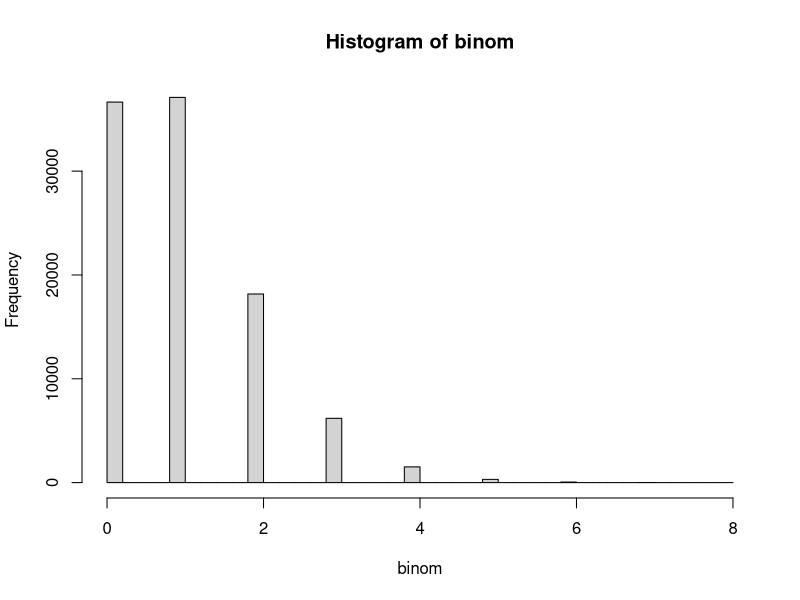
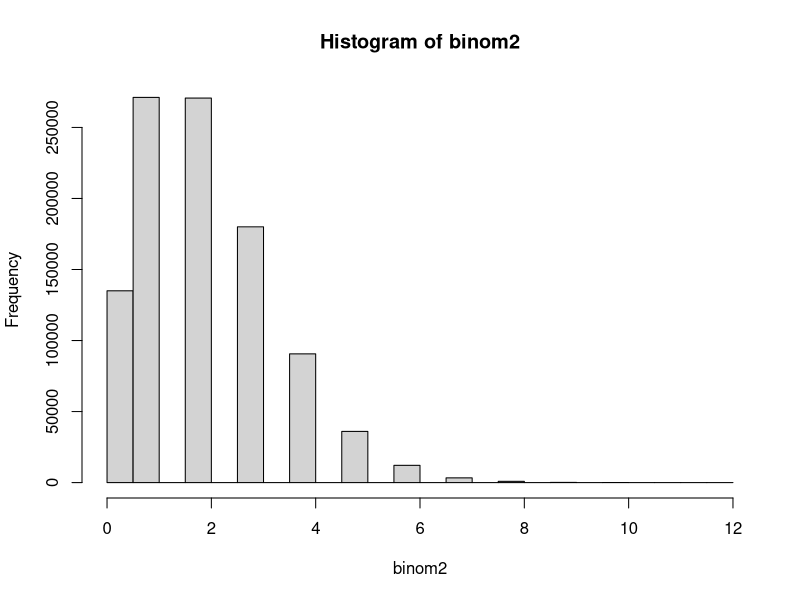

The R source for these figures, in order:
# poisson; simulate with binomial where probability is very low / rare event
# so, n is large and p is small
binom = rbinom(100000, 1000, .001)
hist(binom, breaks=30)


binom2 = rbinom(1000000, 1000, .002)
hist(binom2, breaks=30)
mean(binom2)
1000 * .002

?dpois
poisson_sample <- rpois(100000, 2)
mean(poisson_sample == 0)
dpois(0, 2)
